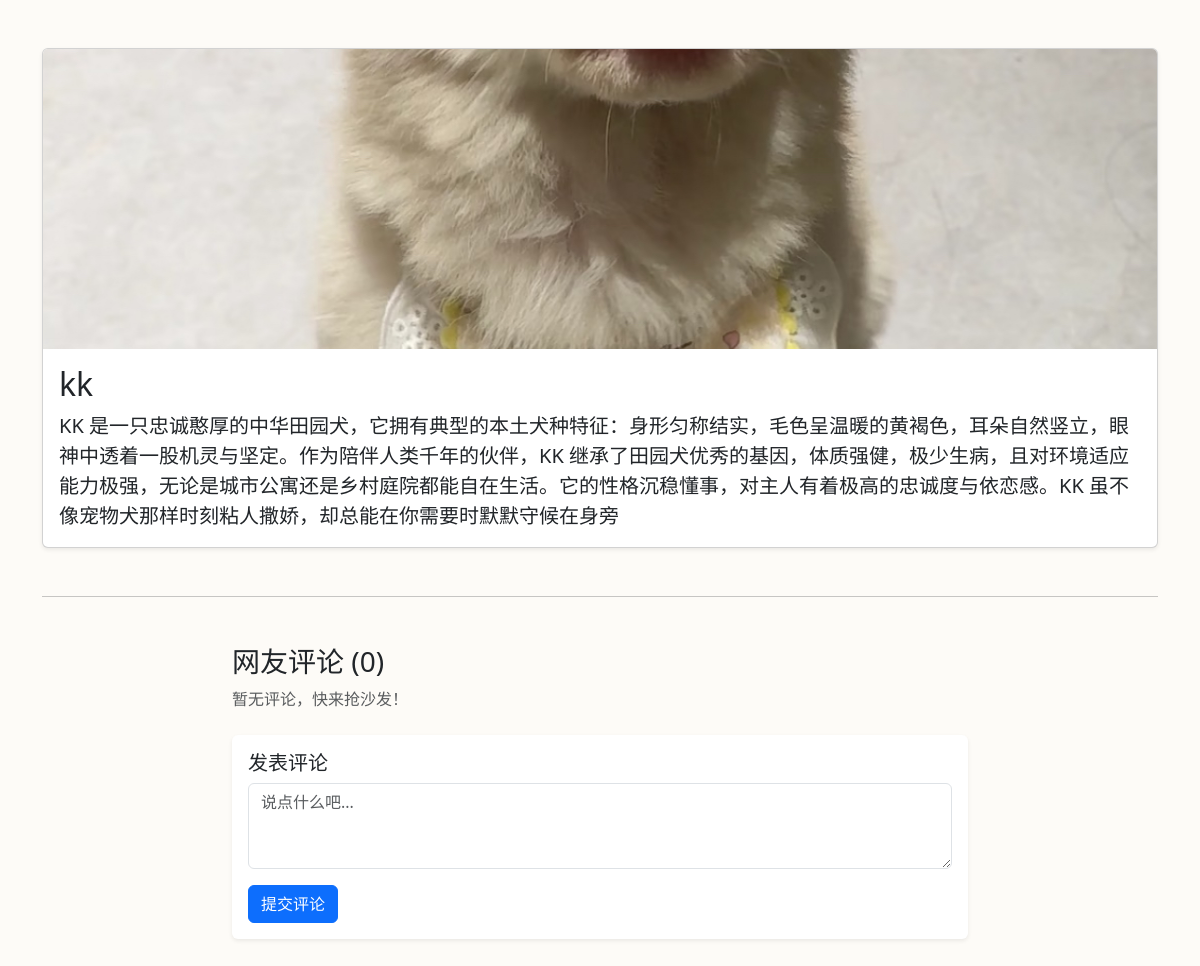
Screenshot of /detail/3/ with the database file from the repository.
### animals/models.py (models this page shows, shortened)
class Animal(models.Model):
    name = models.CharField(max_length=100)
    category = models.ForeignKey(Category, on_delete=models.CASCADE, verbose_name="类别")
    image = models.ImageField(upload_to='animals/', null=True, blank=True, verbose_name="图片")
    description = models.TextField(verbose_name="描述")
    owner = models.ForeignKey(settings.AUTH_USER_MODEL, on_delete=models.CASCADE, verbose_name="发布者")
    class Meta:
        verbose_name_plural = "Animals"

### animals/views.py (the view, shortened to what this page needs)
# urls.py: path('detail/<int:pk>/', views.animal_detail, name='animal_detail'),
def animal_detail(request, pk):
    animal = get_object_or_404(Animal, pk=pk)
    return render(request, 'animals/detail.html', {'animal': animal})

### animals/templates/animals/detail.html (shortened to what this page needs)
<!DOCTYPE html>
<html lang="zh-CN">
<head>
    <link href="https://cdn.jsdelivr.net/npm/bootstrap@5.3.0/dist/css/bootstrap.min.css" rel="stylesheet">
</head>
<body>
<div class="container mt-5 mb-5">
    <div class="card shadow-sm">
        <img src="{{ animal.image.url }}" class="card-img-top" alt="{{ animal.name }}">
        <div class="card-body">
            <h2 class="card-title">{{ animal.name }}</h2>
            <p class="card-text lead">{{ animal.description }}</p>
        </div>
    </div>
    <hr class="my-5">
    <div class="row justify-content-center">
        <div class="col-md-8">
            <h3>网友评论 ({{ animal.comments.count }})</h3>
            {% for comment in animal.comments.all %}
                <div class="comment-box">
                    <span class="comment-user">{{ comment.user.username }}</span>
                    <span class="comment-time">{{ comment.created_at|date:"Y-m-d H:i" }}</span>
                    <p class="mt-2">{{ comment.content }}</p>
                </div>
            {% empty %}
                <p class="text-muted">暂无评论，快来抢沙发！</p>
            {% endfor %}
            <div class="mt-4 p-3 bg-white rounded shadow-sm">
                <h5>发表评论</h5>
                <form method="post">
                    <div class="mb-3">
                        <textarea class="form-control" name="content" rows="3" placeholder="说点什么吧..." required></textarea>
                    </div>
                    <button type="submit" class="btn btn-primary">提交评论</button>
                </form>
            </div>
        </div>
    </div>
</div>
</body>
</html>

### animals/templates/animals/detail.html (style rules this page uses)
body { background-color: #fdfbf7; }
.card-img-top { height: 300px; object-fit: cover; }

### rows the page displays
Animal: image (picture), name "kk", description "KK 是一只忠诚憨厚的中华田园犬，它拥有典型的本土犬种特征：身形匀称结实，毛色呈温暖的黄褐色，耳朵自然竖立，眼神中透着一股机灵与坚定。作为陪伴人类千年的伙伴，KK 继承了田园犬优秀的基因，体质强健，极少生病，且对环境适应能力极强，无论是城市公寓还是乡村庭院都能自在生活。它的性格沉稳懂事，对主人有着极高的忠诚度与依恋感。KK 虽不像宠物犬那样时刻粘人撒娇，却总能在你需要时默默守候在身旁", comments.count "0"
